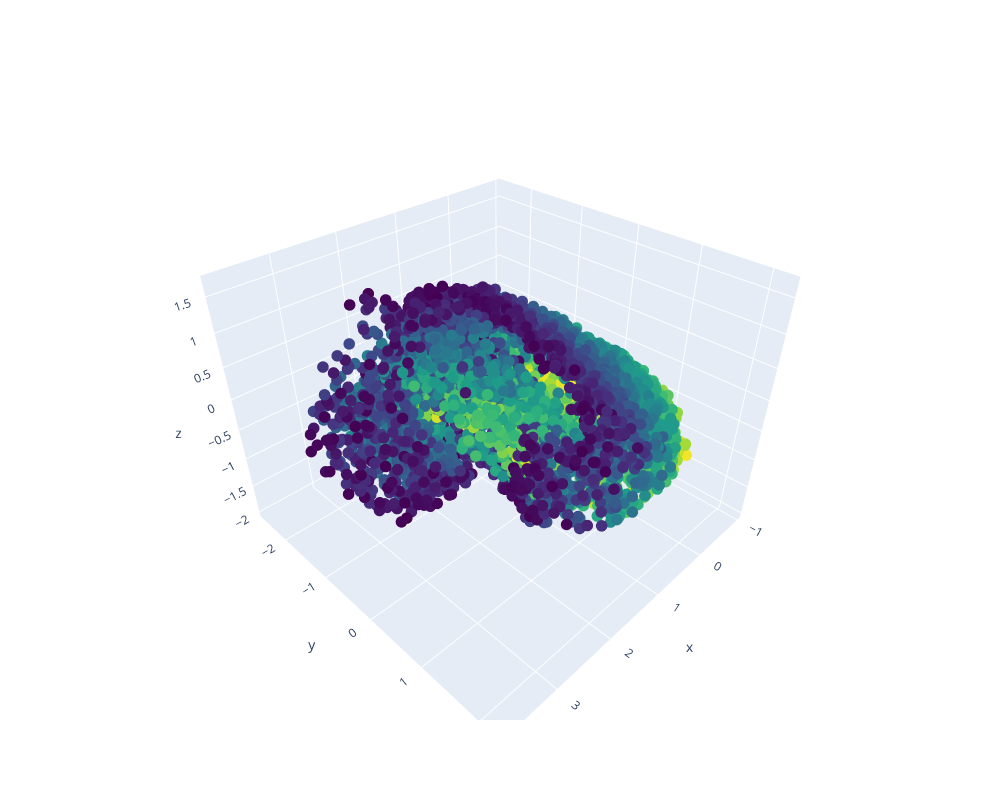

This figure's notebook cell:
### Code cell
fig = go.Figure(
        data=[go.Scatter3d(
        x=dims[0],
        y=dims[1],
        z=dims[2],
        mode='markers',
        marker=dict(
            size=4,
            color=angular_momentum_c_values, # set color to an array/list of desired values
            colorscale='viridis',
            opacity=1
        )
    )],
    layout=go.Layout(height=800, width=1000)
)
fig.show()

### Figure 1 — Plotly figure (JSON) as saved in the notebook; plotly's stock layout.template omitted (floating-point values rounded to 4 significant figures; data arrays with more than 128 entries replaced by an {"elided": "..."} marker saying what was removed)
{"data": [{"marker": {"color": {"elided": "6000 float values"}, "colorscale": [[0, "#440154"], [0.1111, "#482878"], [0.2222, "#3e4989"], [0.3333, "#31688e"], [0.4444, "#26828e"], [0.5556, "#1f9e89"], [0.6667, "#35b779"], [0.7778, "#6ece58"], [0.8889, "#b5de2b"], [1, "#fde725"]], "opacity": 1, "size": 4}, "mode": "markers", "type": "scatter3d", "x": {"elided": "6000 float values"}, "y": {"elided": "6000 float values"}, "z": {"elided": "6000 float values"}}], "layout": {"height": 800, "scene": {"aspectmode": "auto", "aspectratio": {"x": 1.087, "y": 1.094, "z": 0.8411}}, "width": 1000}}
